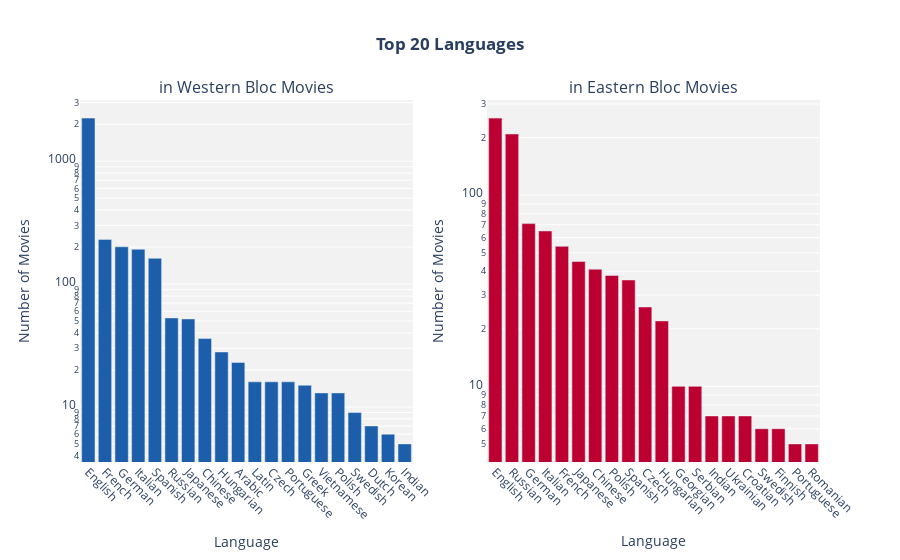

The cell this chart's notebook holds for it:
### Markdown cell above
When we delve deeper into the language distribution for each bloc, the trend of English dominance remains consistent, even within films produced by Eastern bloc countries. This is a striking observation, as it highlights the reach of US cultural influence, which managed to penetrate even the closed-off environments of Eastern bloc cinema. The widespread use of English in the Eastern bloc suggests that the USA made important efforts to spread its cultural ideals, creating an undeniable link between language and political influence.

### Code cell
plot_top_lang_per_side(preprocess_movies, 20)

### Figure 1 — Plotly figure (JSON) as saved in the notebook; plotly's stock layout.template omitted (floating-point values rounded to 4 significant figures)
{"data": [{"hovertemplate": "%{x}: %{y}<extra></extra>", "marker": {"color": "#1C5EA9"}, "type": "bar", "x": ["English", "French", "German", "Italian", "Spanish", "Russian", "Japanese", "Chinese", "Hungarian", "Arabic", "Latin", "Czech", "Portuguese", "Greek", "Vietnamese", "Polish", "Swedish", "Dutch", "Korean", "Indian"], "xaxis": "x", "y": [2243, 231, 201, 192, 162, 53, 52, 36, 28, 23, 16, 16, 16, 15, 13, 13, 9, 7, 6, 5, 5, 5, 5, 4, 4, 3, 2, 2, 2, 2, 2, 2, 2, 1, 1, 1, 1, 1, 1, 1, 1, 1, 1], "yaxis": "y"}, {"hovertemplate": "%{x}: %{y}<extra></extra>", "marker": {"color": "#BD0032"}, "type": "bar", "x": ["English", "Russian", "German", "Italian", "French", "Japanese", "Chinese", "Polish", "Spanish", "Czech", "Hungarian", "Georgian", "Serbian", "Indian", "Ukrainian", "Croatian", "Swedish", "Finnish", "Portuguese", "Romanian"], "xaxis": "x2", "y": [253, 209, 71, 65, 54, 45, 41, 38, 36, 26, 22, 10, 10, 7, 7, 7, 6, 6, 5, 5, 5, 5, 4, 4, 4, 4, 3, 3, 3, 2, 2, 2, 2, 2, 1, 1, 1, 1, 1, 1, 1, 1], "yaxis": "y2"}], "layout": {"annotations": [{"font": {"size": 16}, "showarrow": false, "text": "in Western Bloc Movies", "x": 0.225, "xanchor": "center", "xref": "paper", "y": 1, "yanchor": "bottom", "yref": "paper"}, {"font": {"size": 16}, "showarrow": false, "text": "in Eastern Bloc Movies", "x": 0.775, "xanchor": "center", "xref": "paper", "y": 1, "yanchor": "bottom", "yref": "paper"}], "plot_bgcolor": "#F2F2F2", "showlegend": false, "title": {"font": {"weight": "bold"}, "text": "Top 20 Languages", "x": 0.5}, "xaxis": {"anchor": "y", "domain": [0, 0.45], "tickangle": 45, "title": {"text": "Language"}}, "xaxis2": {"anchor": "y2", "domain": [0.55, 1], "tickangle": 45, "title": {"text": "Language"}}, "yaxis": {"anchor": "x", "domain": [0, 1], "title": {"text": "Number of Movies"}, "type": "log"}, "yaxis2": {"anchor": "x2", "domain": [0, 1], "title": {"text": "Number of Movies"}, "type": "log"}}}
